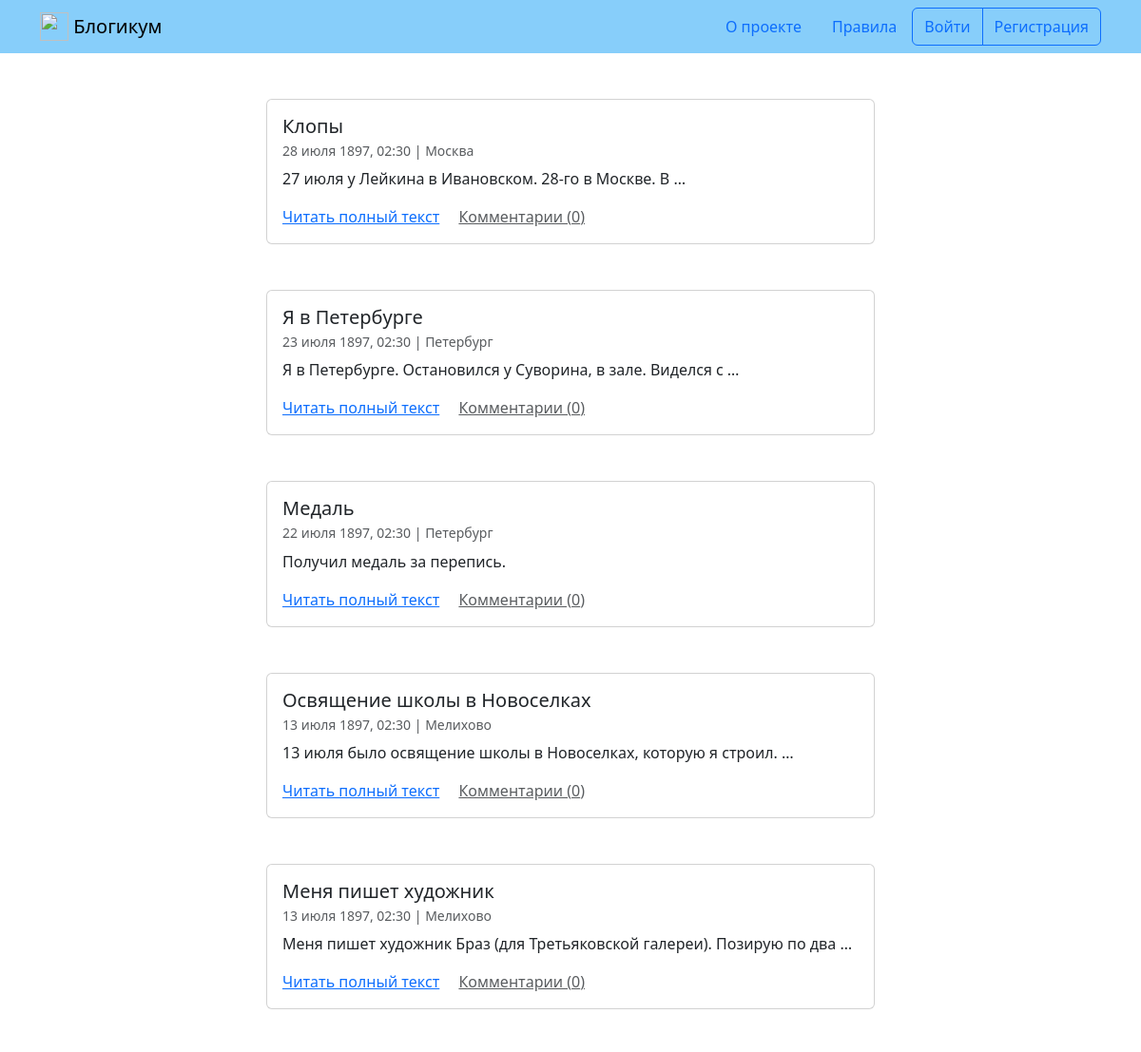
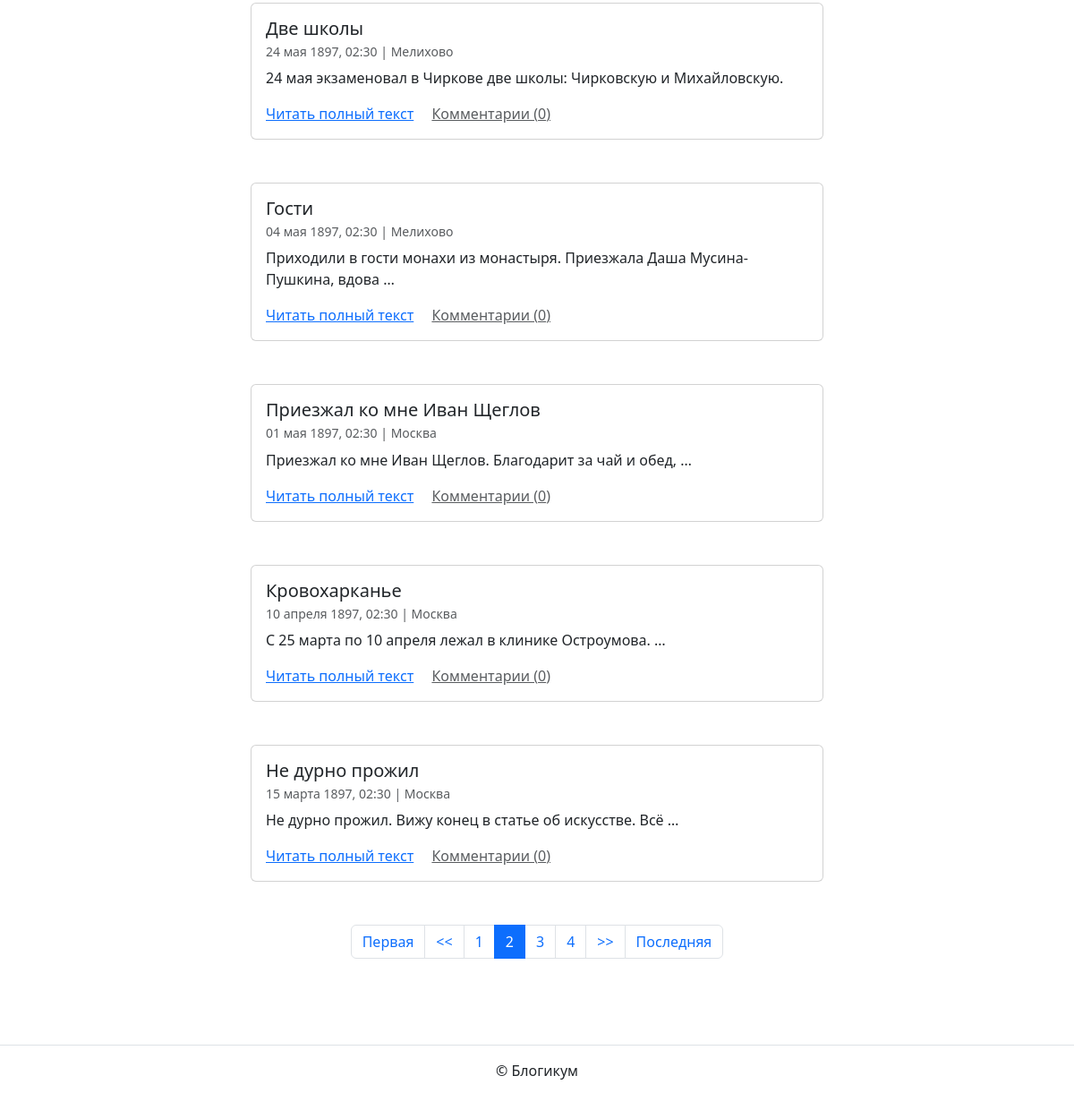
Screenshot of /?page=2 with the database file from the repository (2 pictures, top to bottom).
### blog/models.py (models this page shows, shortened)
class BaseModel(models.Model):
    is_published = models.BooleanField(
        default=True,
        verbose_name='Опубликовано',
        help_text='Снимите галочку, чтобы скрыть публикацию.'
    )
    created_at = models.DateTimeField(
        auto_now_add=True,
        verbose_name='Добавлено'
    )
    class Meta:
        abstract = True
        ordering = ('-created_at', )

class Post(BaseModel):
    title = models.CharField(
        max_length=settings.MAX_FIELD_LENGTH,
        verbose_name='Заголовок'
    )
    text = models.TextField(verbose_name='Текст')
    pub_date = models.DateTimeField(
        verbose_name='Дата и время публикации',
        help_text=('Если установить дату и время в будущем'
                   ' — можно делать отложенные публикации.')
    )
    author = models.ForeignKey(
        User,
        on_delete=models.CASCADE,
        verbose_name='Автор публикации'
    )
    location = models.ForeignKey(
        Location,
        on_delete=models.SET_NULL,
        null=True,
        blank=True,
        verbose_name='Местоположение'
    )
    category = models.ForeignKey(
        Category,
        on_delete=models.SET_NULL,
        null=True,
        verbose_name='Категория'
    )
    image = models.ImageField(
        'Фотография',
        upload_to='post_photo',
        blank=True
    )
    objects = PostQuerySet.as_manager()
    published = PostManager()
    class Meta:
        default_related_name = 'posts'
        ordering = ('-pub_date', )
        verbose_name = 'публикация'
        verbose_name_plural = 'Публикации'

class Location(BaseModel):
    name = models.CharField(
        max_length=settings.MAX_FIELD_LENGTH,
        verbose_name='Название места'
    )
    class Meta:
        verbose_name = 'местоположение'
        verbose_name_plural = 'Местоположения'

### blog/views.py (the view)
# urls.py: path('', views.PostListView.as_view(), name='index'),
class PostListView(ListView):
    model = Post
    template_name = 'blog/index.html'
    ordering = '-pub_date'
    paginate_by = 10
    queryset = Post.published.all()

### templates/blog/index.html (shortened to what this page needs)
{% extends "base.html" %}
{% block content %}
  {% for post in page_obj %}
    <article class="mb-5">
      {% include "includes/post_card.html" %}
    </article>
  {% endfor %}
  {% include "includes/paginator.html" %}
{% endblock %}

### templates/includes/post_card.html (shortened to what this page needs)
<div class="col d-flex justify-content-center">
  <div class="card" style="width: 40rem;">
    <div class="card-body">
      <h5 class="card-title">{{ post.title }}</h5>
      <h6 class="card-subtitle mb-2 text-muted">
        <small>
          {{ post.pub_date|date:"d E Y, H:i" }} | {% if post.location and post.location.is_published %}{{ post.location.name }}{% else %}Планета Земля{% endif %}<br>
        </small>
      </h6>
      <p class="card-text">{{ post.text|truncatewords:10 }}</p>
      <a href="{% url 'blog:post_detail' post.id %}" class="card-link">Читать полный текст</a>
      <a href="{% url 'blog:post_detail' post.id %}" class="card-link text-muted">Комментарии ({{ post.comment_count }})</a>
    </div>
  </div>
</div>

### rows the page displays
Post: title "Клопы", pub_date "28 июля 1897, 02:30", location.name "Москва", text "27 июля у Лейкина в Ивановском. 28-го в Москве. В …", comment_count "0"
Post: title "Я в Петербурге", pub_date "23 июля 1897, 02:30", location.name "Петербург", text "Я в Петербурге. Остановился у Суворина, в зале. Виделся с …", comment_count "0"
Post: title "Медаль", pub_date "22 июля 1897, 02:30", location.name "Петербург", text "Получил медаль за перепись.", comment_count "0"
Post: title "Освящение школы в Новоселках", pub_date "13 июля 1897, 02:30", location.name "Мелихово", text "13 июля было освящение школы в Новоселках, которую я строил. …", comment_count "0"
Post: title "Меня пишет художник", pub_date "13 июля 1897, 02:30", location.name "Мелихово", text "Меня пишет художник Браз (для Третьяковской галереи). Позирую по два …", comment_count "0"
Post: title "Две школы", pub_date "24 мая 1897, 02:30", location.name "Мелихово", text "24 мая экзаменовал в Чиркове две школы: Чирковскую и Михайловскую.", comment_count "0"
Post: title "Гости", pub_date "04 мая 1897, 02:30", location.name "Мелихово", text "Приходили в гости монахи из монастыря. Приезжала Даша Мусина-Пушкина, вдова …", comment_count "0"
Post: title "Приезжал ко мне Иван Щеглов", pub_date "01 мая 1897, 02:30", location.name "Москва", text "Приезжал ко мне Иван Щеглов. Благодарит за чай и обед, …", comment_count "0"
Post: title "Кровохарканье", pub_date "10 апреля 1897, 02:30", location.name "Москва", text "С 25 марта по 10 апреля лежал в клинике Остроумова. …", comment_count "0"
Post: title "Не дурно прожил", pub_date "15 марта 1897, 02:30", location.name "Москва", text "Не дурно прожил. Вижу конец в статье об искусстве. Всё …", comment_count "0"

### other values shown
{{ i }} "1" "3" "4"
{{ i }} "2"
